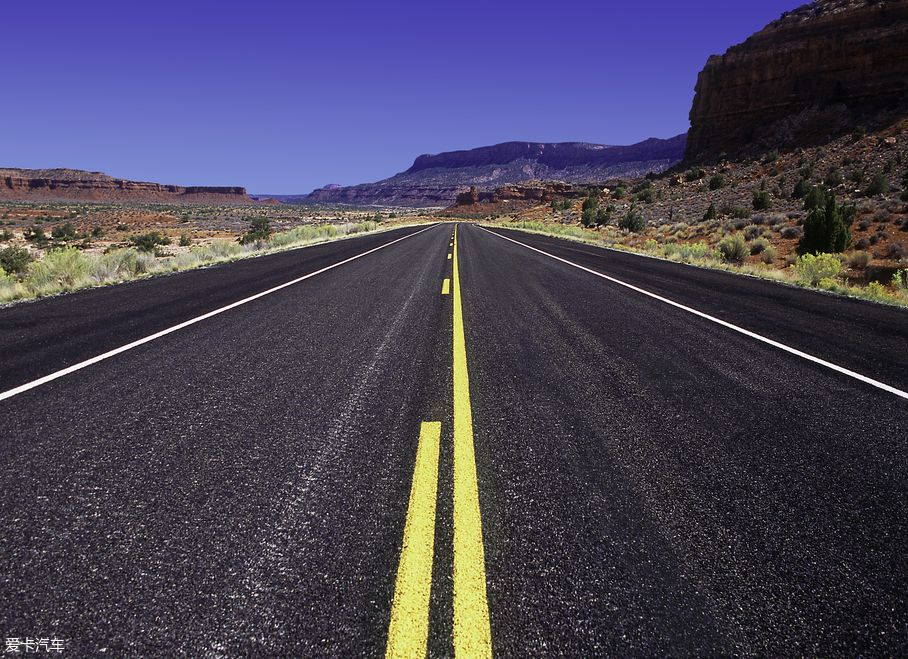
#> input picture python/sk_learn/imgs/lane4.jpg, 908 x 659 px, found by its file name
$ python '使用聚类算法对车道图像像素的实验.py'
#> lines starting #> are read from the running program, lines starting #| are printed output that depends on the picture
# import sklearn
# from sklearn.cluster import KMeans
# from sklearn.preprocessing import MinMaxScaler
# from PIL import Image
# import matplotlib.pyplot as plt
# from mpl_toolkits.mplot3d import Axes3D
# import numpy as np
# import cv2
#
# # 读图
# img_path=r"imgs\lane.jpg"
# img=cv2.imread(img_path)
#
#
# hist_R=cv2.calcHist([img],[0],None,[256],[0,256])
# hist_G=cv2.calcHist([img],[1],None,[256],[0,256])
# hist_B=cv2.calcHist([img],[2],None,[256],[0,256])
# # 特征分析
# # plt.subplot(131)
# # plt.plot(hist_R)
# # plt.subplot(132)
# # plt.plot(hist_G)
# # plt.subplot(133)
# # plt.plot(hist_B)
# # plt.show()
# # plt.subplot(131)
# # plt.scatter(img[:,:,0][0],img[:,:,0][1])
# # plt.subplot(132)
# # plt.scatter(img[:,:,1][0],img[:,:,1][1])
# # plt.subplot(133)
# # plt.scatter(img[:,:,2][0],img[:,:,2][1])
# # plt.show()
# # 归一化
# R=img[0:600,0:900,0]
# G=img[0:600,0:900,1]
# B=img[0:600,0:900,2]
#
# # scaler=MinMaxScaler()
# # r=scaler.fit_transform(R)
# X=R
#
# result=y_pred = KMeans(n_clusters=10, random_state=None).fit_predict(X)
# # print(result.shape)
# # exit()
# plt.scatter(X[:,0],X[:1],c=result)
# plt.show()


import cv2
import numpy as np
import matplotlib.pyplot as plt

#读取原始图像灰度颜色
img = cv2.imread('imgs\lane4.jpg', 0)
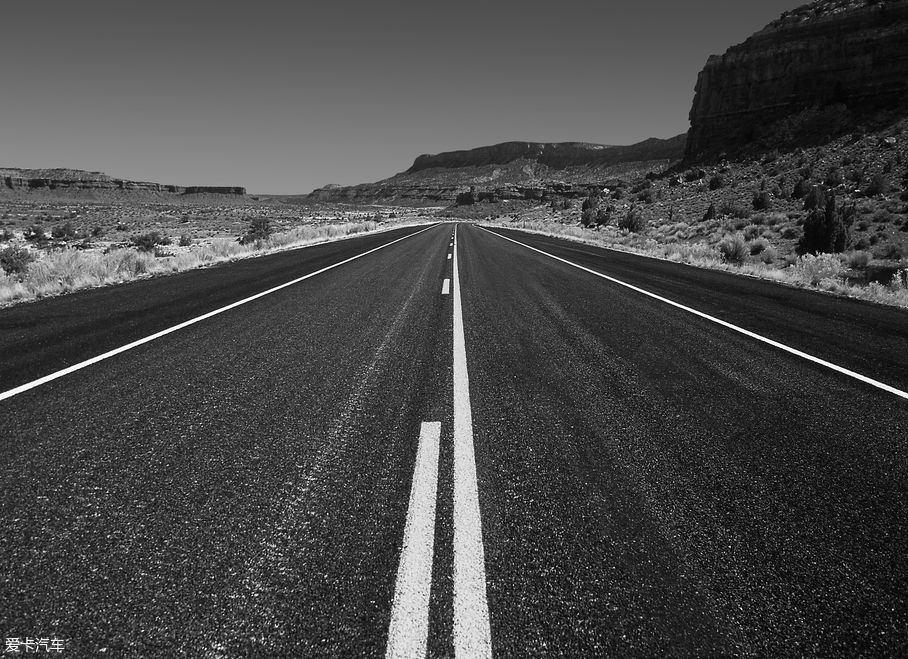
#> img: shape (659, 908); min 0, max 255, mean 72.1
print(img.shape)
#| (659, 908)

#获取图像高度、宽度
rows, cols = img.shape[:]
#> rows = 659; cols = 908

#图像二维像素转换为一维
data = img.reshape((rows * cols, 1))
data = np.float32(data)

#定义中心 (type,max_iter,epsilon)
criteria = (cv2.TERM_CRITERIA_EPS +
            cv2.TERM_CRITERIA_MAX_ITER, 10, 1.0)

#设置标签
flags = cv2.KMEANS_RANDOM_CENTERS

#K-Means聚类 聚集成4类
compactness, labels, centers = cv2.kmeans(data, 3, None, criteria, 10, flags)
#> compactness = 217595228.4; centers = [40.91, 100.2, 194]

#生成最终图像
dst = labels.reshape((img.shape[0], img.shape[1]))
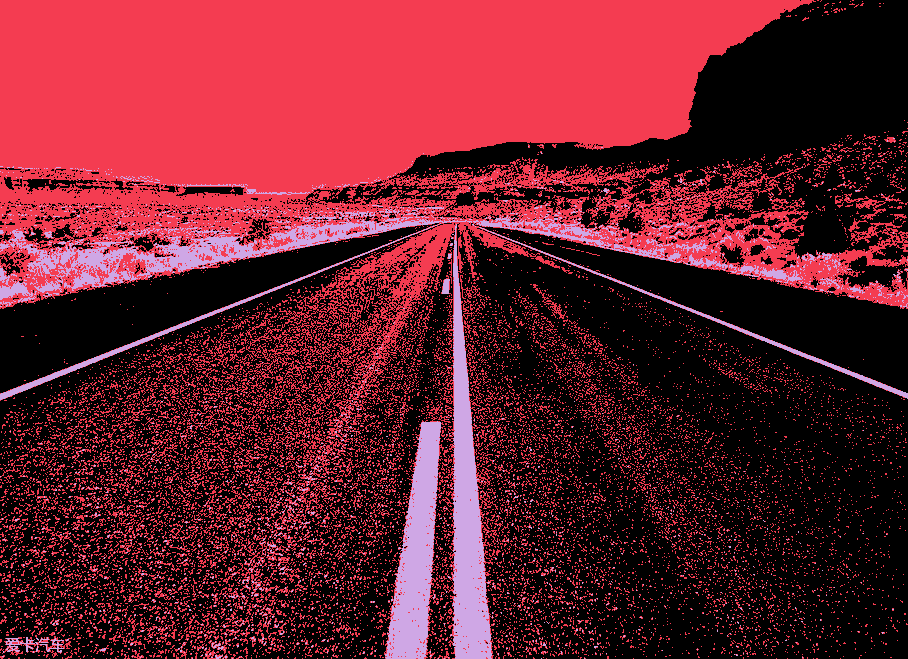
#> dst: shape (659, 908) int32; 3 distinct labels, from 0 to 2; one colour per label, 0 black
# print(dst)
# exit()

#用来正常显示中文标签
plt.rcParams['font.sans-serif']=['SimHei']

#显示图像
titles = [u'原始图像', u'聚类图像']
images = [img, dst]
for i in range(2):
   plt.subplot(1,2,i+1), plt.imshow(images[i], 'gray'),
   plt.title(titles[i])
   plt.xticks([]),plt.yticks([])
plt.show()
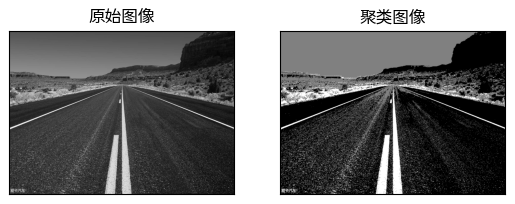
#> figure drawn by matplotlib, 2 panels

$ run again, with python/sk_learn/imgs/lane2.jpg copied over python/sk_learn/imgs/lane4.jpg
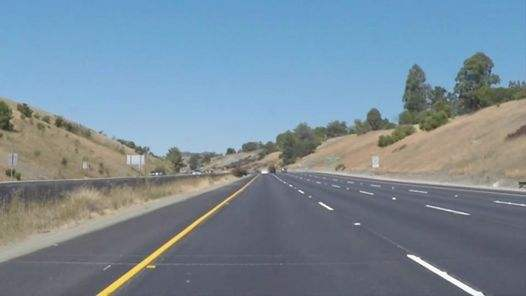
#> input picture python/sk_learn/imgs/lane2.jpg, 526 x 296 px, found by its file name
#> `img = cv2.imread('imgs\lane4.jpg', 0)`:
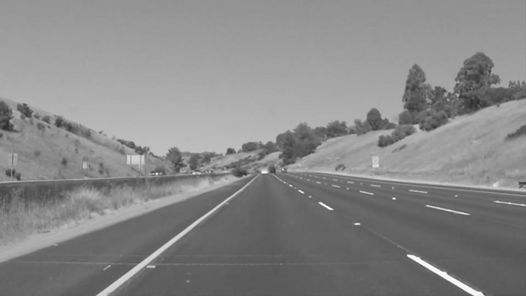
#> img: shape (296, 526); min 40, max 255, mean 135.6
#| (296, 526)
#> compactness = 14312264.7; centers = [174.2, 150.3, 99.38]
#> dst: shape (296, 526) int32; 3 distinct labels, from 0 to 2
#> `plt.show()`:
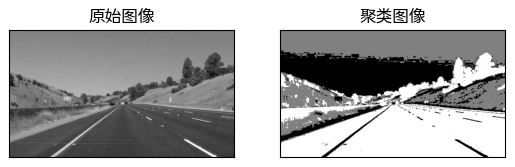
#> figure drawn by matplotlib, 2 panels

$ run again, with python/sk_learn/imgs/lane3.jpg copied over python/sk_learn/imgs/lane4.jpg
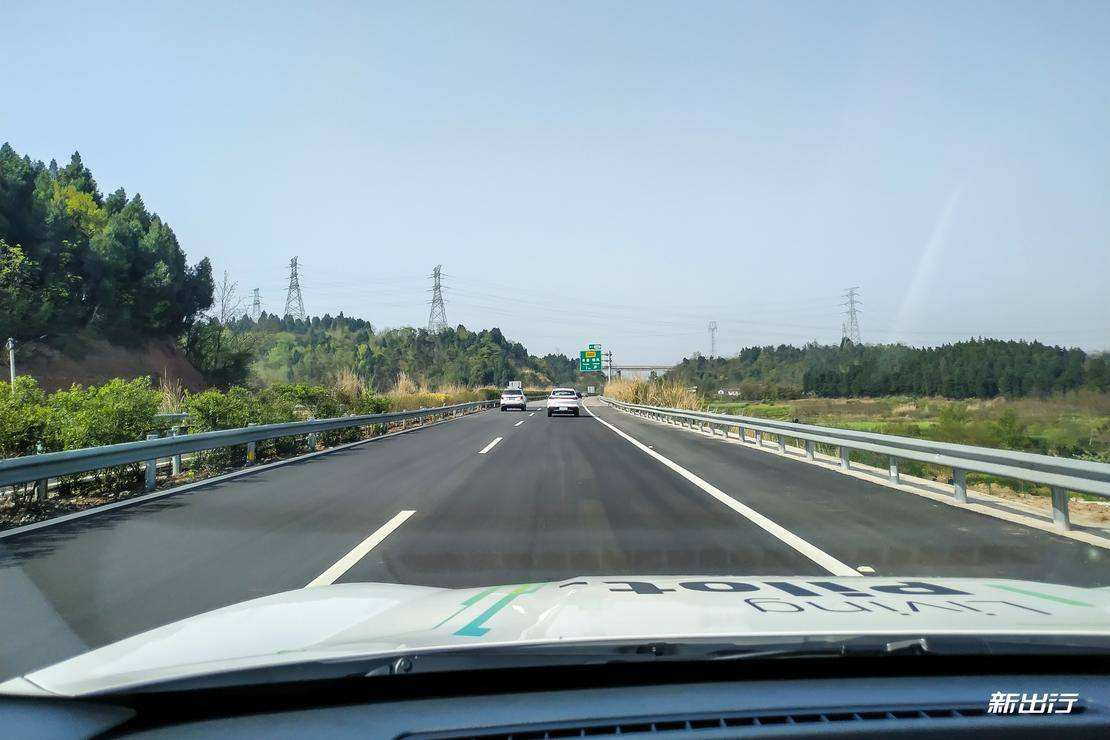
#> input picture python/sk_learn/imgs/lane3.jpg, 1110 x 740 px, found by its file name
#> `img = cv2.imread('imgs\lane4.jpg', 0)`:
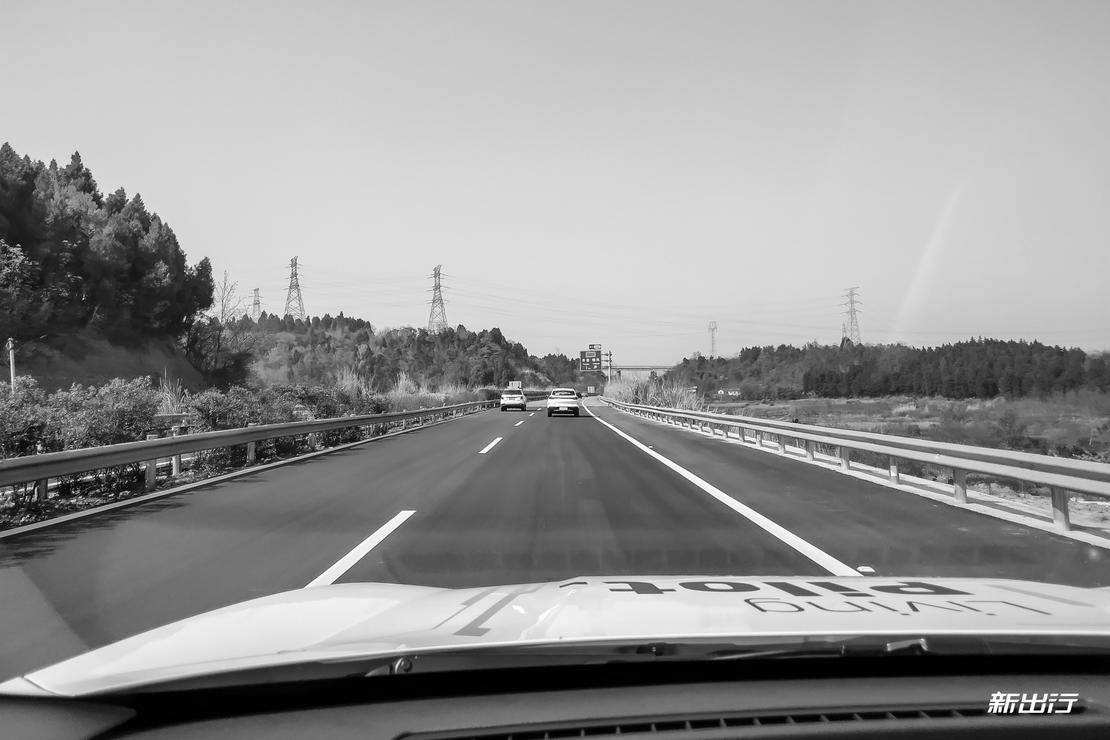
#> img: shape (740, 1110); min 0, max 255, mean 148.7
#| (740, 1110)
#> compactness = 226158910.9; centers = [36.92, 207.8, 102.4]
#> dst: shape (740, 1110) int32; 3 distinct labels, from 0 to 2
#> `plt.show()`:
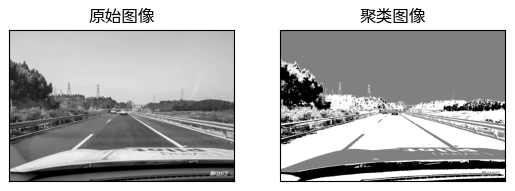
#> figure drawn by matplotlib, 2 panels
